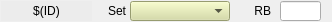
<?xml version="1.0" encoding="UTF-8"?>
<ui version="4.0">
 <class>Form</class>
 <widget class="QWidget" name="Form">
  <property name="geometry">
   <rect>
    <x>0</x>
    <y>0</y>
    <width>332</width>
    <height>22</height>
   </rect>
  </property>
  <property name="windowTitle">
   <string>Form</string>
  </property>
  <widget class="caLabel" name="calabel">
   <property name="geometry">
    <rect>
     <x>1</x>
     <y>1</y>
     <width>91</width>
     <height>20</height>
    </rect>
   </property>
   <property name="styleSheet">
    <string notr="true">background-color: rgb(236, 236, 236, 255);</string>
   </property>
   <property name="text">
    <string>$(ID)</string>
   </property>
   <property name="alignment">
    <set>Qt::AlignCenter</set>
   </property>
  </widget>
  <widget class="caMenu" name="camenu">
   <property name="geometry">
    <rect>
     <x>130</x>
     <y>1</y>
     <width>100</width>
     <height>20</height>
    </rect>
   </property>
   <property name="styleSheet">
    <string notr="true">background-color: rgb(212, 219, 157);</string>
   </property>
   <property name="channel" stdset="0">
    <string notr="true">$(SYS)-$(DEVICE):$(ID)-Source-Sel</string>
   </property>
  </widget>
  <widget class="QLabel" name="label_6">
   <property name="geometry">
    <rect>
     <x>105</x>
     <y>1</y>
     <width>21</width>
     <height>20</height>
    </rect>
   </property>
   <property name="text">
    <string>Set</string>
   </property>
   <property name="alignment">
    <set>Qt::AlignRight|Qt::AlignTrailing|Qt::AlignVCenter</set>
   </property>
  </widget>
  <widget class="QLabel" name="label_7">
   <property name="geometry">
    <rect>
     <x>250</x>
     <y>1</y>
     <width>21</width>
     <height>20</height>
    </rect>
   </property>
   <property name="text">
    <string>RB</string>
   </property>
   <property name="alignment">
    <set>Qt::AlignRight|Qt::AlignTrailing|Qt::AlignVCenter</set>
   </property>
  </widget>
  <widget class="caLineEdit" name="calineedit_10">
   <property name="geometry">
    <rect>
     <x>280</x>
     <y>1</y>
     <width>41</width>
     <height>20</height>
    </rect>
   </property>
   <property name="alignment">
    <set>Qt::AlignLeading|Qt::AlignLeft|Qt::AlignVCenter</set>
   </property>
   <property name="channel" stdset="0">
    <string notr="true">$(SYS)-$(DEVICE):$(ID)-Source-RB</string>
   </property>
  </widget>
 </widget>
 <customwidgets>
  <customwidget>
   <class>caMenu</class>
   <extends>QComboBox</extends>
   <header>caMenu</header>
  </customwidget>
  <customwidget>
   <class>caLabel</class>
   <extends>QLabel</extends>
   <header>caLabel</header>
  </customwidget>
  <customwidget>
   <class>caLineEdit</class>
   <extends>QLineEdit</extends>
   <header>caLineEdit</header>
  </customwidget>
 </customwidgets>
 <resources/>
 <connections/>
</ui>
